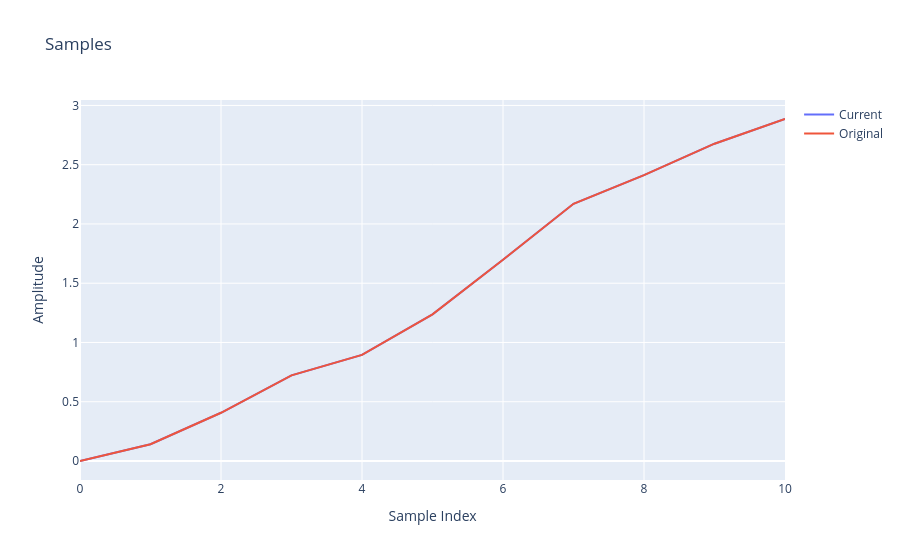

Notebook cell for this chart:
### Code cell
fig = go.Figure()

fig.add_trace(
    go.Scatter(
        y=xs,
        mode="lines",
        name="Current",
    )
)

fig.add_trace(
    go.Scatter(
        y=ys,
        mode="lines",
        name="Original",
    )
)


fig.update_layout(
    title="Samples",
    xaxis_title="Sample Index",
    yaxis_title="Amplitude",
)

fig.show()

### Figure 1 — Plotly figure (JSON) as saved in the notebook; plotly's stock layout.template omitted (floating-point values rounded to 4 significant figures)
{"data": [{"mode": "lines", "name": "Current", "type": "scatter", "y": [0.0, 0.1417, 0.4071, 0.7222, 0.8949, 1.237, 1.698, 2.17, 2.412, 2.677, 2.886]}, {"mode": "lines", "name": "Original", "type": "scatter", "y": [0.0, 0.1417, 0.4071, 0.7222, 0.8949, 1.237, 1.698, 2.17, 2.412, 2.677, 2.886]}], "layout": {"title": {"text": "Samples"}, "xaxis": {"title": {"text": "Sample Index"}}, "yaxis": {"title": {"text": "Amplitude"}}}}
